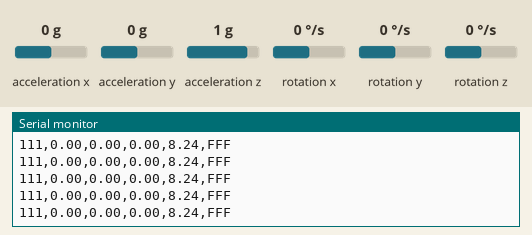
Bench run of a sketch on a simulated Arduino Uno, built with avr-gcc and run on an emulated ATmega328P. Parts: the last lines printed to the serial monitor. Wiring (inferred from the names in the program): MPU-9250 motion sensor at I2C address 0x68. The test bench sets the inputs (shaded band); at power-on: acceleration x 0 g, acceleration y 0 g, acceleration z 1 g, rotation x 0 °/s, rotation y 0 °/s, rotation z 0 °/s.

Above: at 3.7 s.
3.8 s: acceleration x set to -1.4 g
At 3.85 s:
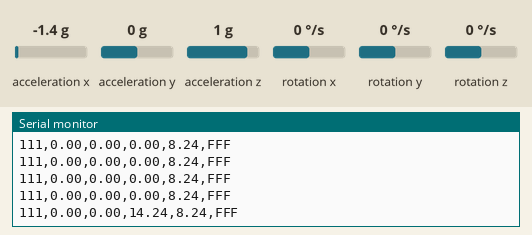
5.3 s: acceleration y set to -1.4 g
At 5.36 s:
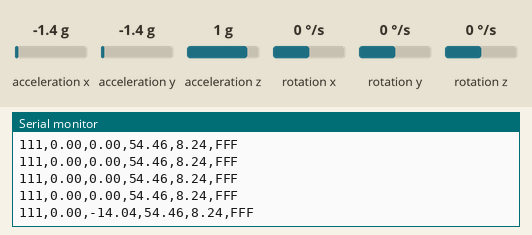
6.8 s: acceleration z set to -1.4 g
At 6.82 s:
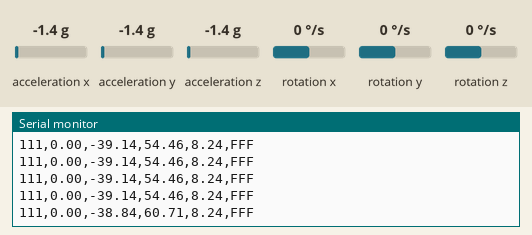
8.3 s: rotation x set to -192 °/s
At 8.34 s:
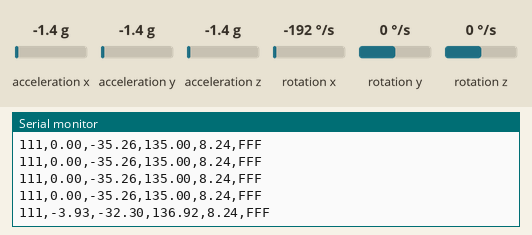
9.8 s: rotation y set to -192 °/s
At 9.8 s:
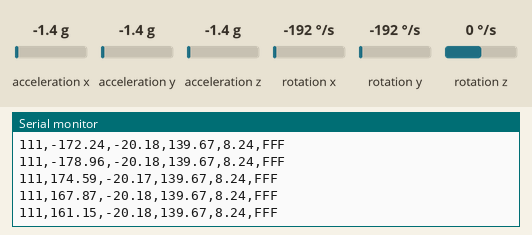
Timing chart, 0 to 12.3 s (numbered marks = the images above; inputs shaded):
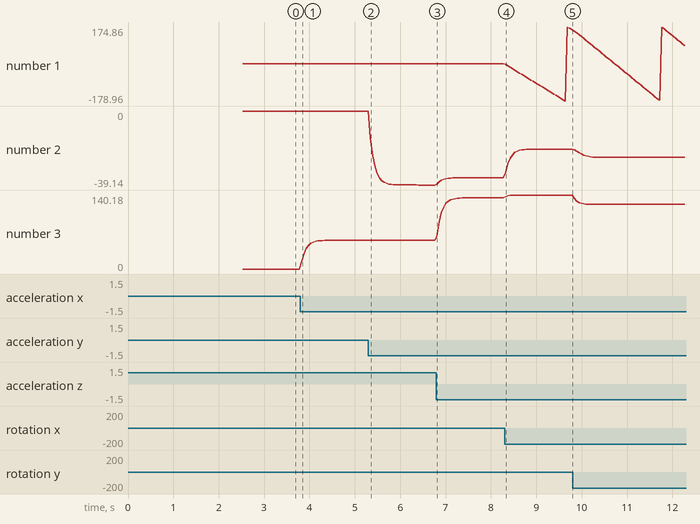

Measured:
- after the input at 3.8 s, the serial monitor: prints a new line at once (image 1)
- after the input at 5.3 s, the serial monitor: prints a new line after 0.05 s (image 2)
- after the input at 6.8 s, the serial monitor: prints a new line at once (image 3)
- after the input at 8.3 s, the serial monitor: prints a new line at once (image 4)
- plotted number 1: 0 → 161.15 after the input at 8.3 s
- plotted number 2: 0 → -39.14 after the input at 5.3 s, -39.14 → -35.26 after the input at 6.8 s, -35.26 → -20.18 after the input at 8.3 s
- plotted number 3: 0 → 54.46 after the input at 3.8 s, 54.46 → 135 after the input at 6.8 s, 135 → 139.67 after the input at 8.3 s

The sketch:

MPU6500_Leonardo_MATLAB.ino
```cpp
// Orientation (NED convention) for MPU-6500 (MPU9250 clone, no magnetometer)
// Arduino Leonardo / Pro Micro.   Wiring: VCC->5V, GND->GND, SDA->D2, SCL->D3
// Output packet for MATLAB getData.m: 111,yaw,pitch,roll,temp,FFF   (20 Hz)
//
// NED CONVENTION
//   Body frame : X = forward (nose), Y = right, Z = down
//   Euler (ZYX): roll  +  = right side down
//                pitch +  = nose up
//                yaw   +  = clockwise seen from above (heading)
//   At rest, level: accelerometer reads (0, 0, -1 g)
//
// AUTOMATIC MOUNTING CALIBRATION (works however the MPU is plugged in):
//   At power-up / reset, hold the breadboard LEVEL with the VCC end of the MPU
//   header row pointing FORWARD, and keep it STILL for ~2 s.
//   That pose becomes roll = 0, pitch = 0, yaw = 0.
//
//   pitch/roll : complementary filter (gyro + accelerometer) -> stable
//   yaw        : gyro integration only (no magnetometer) -> drifts slowly
#include <Wire.h>
#include <math.h>

const uint8_t MPU_ADDR = 0x68;
const float ALPHA   = 0.98;        // complementary filter weight on gyro
const float RAD2DEG = 57.2957795;
const float DEG2RAD = 0.01745329;

float M[3][3] = {{1, 0, 0}, {0, 1, 0}, {0, 0, 1}};  // sensor -> NED body (rows: fwd, right, down)
float gBias[3] = {0, 0, 0};                          // gyro bias, sensor frame
float roll = 0, pitch = 0, yaw = 0;                  // degrees
uint32_t lastMicros;

void writeReg(uint8_t reg, uint8_t val) {
  Wire.beginTransmission(MPU_ADDR);
  Wire.write(reg);
  Wire.write(val);
  Wire.endTransmission();
}

// Raw sensor-frame readings: accel (g), gyro (deg/s), temp (C)
void readRaw(float a[3], float g[3], float &t) {
  Wire.beginTransmission(MPU_ADDR);
  Wire.write(0x3B);
  Wire.endTransmission(false);
  Wire.requestFrom(MPU_ADDR, (uint8_t)14);
  int16_t v[7];
  for (int i = 0; i < 7; i++) {
    uint8_t hi = Wire.read();
    uint8_t lo = Wire.read();
    v[i] = (int16_t)((hi << 8) | lo);
  }
  a[0] = v[0] / 16384.0;  a[1] = v[1] / 16384.0;  a[2] = v[2] / 16384.0;  // +/-2 g
  t    = v[3] / 333.87 + 21.0;
  g[0] = v[4] / 131.0;    g[1] = v[5] / 131.0;    g[2] = v[6] / 131.0;    // +/-250 dps
}

void rotateToBody(const float v[3], float out[3]) {
  for (int i = 0; i < 3; i++)
    out[i] = M[i][0] * v[0] + M[i][1] * v[1] + M[i][2] * v[2];
}

float norm3(const float v[3]) { return sqrt(v[0] * v[0] + v[1] * v[1] + v[2] * v[2]); }

float wrap180(float x) {
  while (x > 180)  x -= 360;
  while (x < -180) x += 360;
  return x;
}

void setup() {
  Serial.begin(115200);
  while (!Serial && millis() < 3000) {}
  Wire.begin();
  Wire.setClock(400000);

  writeReg(0x6B, 0x00);   // wake up
  delay(100);
  writeReg(0x1A, 0x03);   // gyro digital low-pass ~41 Hz
  writeReg(0x1B, 0x00);   // gyro +/-250 dps
  writeReg(0x1C, 0x00);   // accel +/-2 g
  writeReg(0x1D, 0x03);   // accel digital low-pass ~44 Hz
  delay(500);             // time to let go of the reset button

  Serial.println(F("Calibrating: hold LEVEL, VCC end FORWARD, keep STILL..."));
  const int N = 500;
  float aSum[3] = {0, 0, 0}, gSum[3] = {0, 0, 0}, a[3], g[3], t;
  for (int n = 0; n < N; n++) {
    readRaw(a, g, t);
    for (int i = 0; i < 3; i++) { aSum[i] += a[i]; gSum[i] += g[i]; }
    delay(3);
  }
  for (int i = 0; i < 3; i++) gBias[i] = gSum[i] / N;

  // DOWN = opposite of the measured specific force (accel reads +1 g "up" at rest)
  float dn[3] = {-aSum[0] / N, -aSum[1] / N, -aSum[2] / N};
  float nn = norm3(dn);
  for (int i = 0; i < 3; i++) dn[i] /= nn;

  // FORWARD = sensor +Y (toward VCC pin) projected onto the horizontal plane.
  // If the VCC axis is (nearly) vertical, fall back to the printed X arrow.
  float f[3] = {0, 1, 0};
  float d = f[0] * dn[0] + f[1] * dn[1] + f[2] * dn[2];
  for (int i = 0; i < 3; i++) f[i] -= d * dn[i];
  if (norm3(f) < 0.3) {
    f[0] = 1; f[1] = 0; f[2] = 0;
    d = dn[0];
    for (int i = 0; i < 3; i++) f[i] -= d * dn[i];
    Serial.println(F("Note: VCC end was vertical - using the X arrow as forward."));
  }
  float fn = norm3(f);
  for (int i = 0; i < 3; i++) f[i] /= fn;

  // RIGHT = DOWN x FORWARD  (right-handed NED body: fwd x right = down)
  float r[3] = {dn[1] * f[2] - dn[2] * f[1],
                dn[2] * f[0] - dn[0] * f[2],
                dn[0] * f[1] - dn[1] * f[0]};

  for (int j = 0; j < 3; j++) { M[0][j] = f[j]; M[1][j] = r[j]; M[2][j] = dn[j]; }

  roll = pitch = yaw = 0;     // reference pose: level, heading 0
  lastMicros = micros();
}

void loop() {
  float a[3], g[3], t, fb[3], w[3];
  readRaw(a, g, t);
  for (int i = 0; i < 3; i++) g[i] -= gBias[i];
  rotateToBody(a, fb);        // specific force in NED body frame (level: 0,0,-1)
  rotateToBody(g, w);         // body rates p, q, r (deg/s)
  float p = w[0], q = w[1], rr = w[2];

  uint32_t now = micros();
  float dt = (now - lastMicros) * 1e-6;
  lastMicros = now;

  // ---- Tilt from gravity (NED) ----
  float accRoll  = atan2(-fb[1], -fb[2]) * RAD2DEG;
  float accPitch = atan2(fb[0], sqrt(fb[1] * fb[1] + fb[2] * fb[2])) * RAD2DEG;

  // ---- Euler angle rates from body rates (ZYX kinematics) ----
  float sr = sin(roll * DEG2RAD),  cr = cos(roll * DEG2RAD);
  float sp = sin(pitch * DEG2RAD), cp = cos(pitch * DEG2RAD);
  if (fabs(cp) < 0.05) cp = (cp >= 0) ? 0.05 : -0.05;   // avoid /0 at pitch = +/-90
  float rollDot  = p + (q * sr + rr * cr) * sp / cp;
  float pitchDot = q * cr - rr * sr;
  float yawDot   = (q * sr + rr * cr) / cp;

  // ---- Complementary filter (wrap-safe for roll) ----
  float rollG  = roll  + rollDot  * dt;
  float pitchG = pitch + pitchDot * dt;
  roll  = wrap180(rollG + (1 - ALPHA) * wrap180(accRoll - rollG));
  pitch = pitchG + (1 - ALPHA) * (accPitch - pitchG);

  // ---- Yaw: gyro only (drifts without magnetometer) ----
  yaw = wrap180(yaw + yawDot * dt);

  static uint32_t lastPrint = 0;
  if (millis() - lastPrint >= 50) {   // ~20 Hz output
    lastPrint = millis();

    // Column header row, printed whenever a program opens the port
    static bool wasConnected = false;
    bool connected = Serial;
    if (connected && !wasConnected) {
      Serial.println(F("start,yaw_deg,pitch_deg,roll_deg,temp_C,end   (NED: X fwd, Y right, Z down)"));
    }
    wasConnected = connected;

    // Packet for MATLAB getData.m:  111,yaw,pitch,roll,temp,FFF
    Serial.print(F("111,"));
    Serial.print(yaw, 2);   Serial.print(',');
    Serial.print(pitch, 2); Serial.print(',');
    Serial.print(roll, 2);  Serial.print(',');
    Serial.print(t, 2);
    Serial.println(F(",FFF"));
  }
}
```
